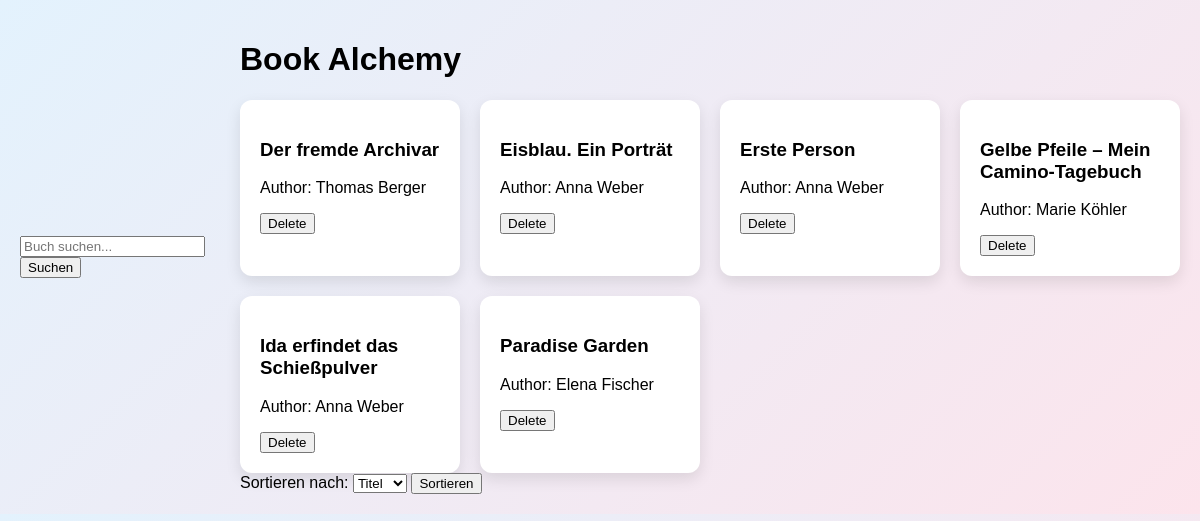
Before: / with the older database file.
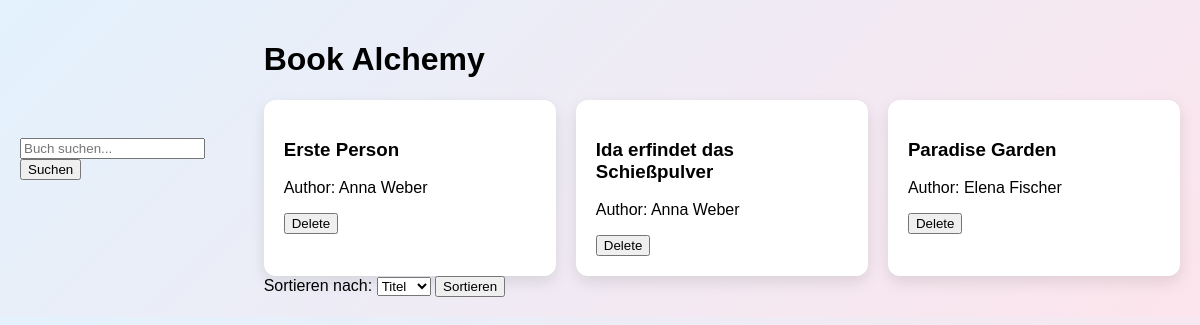
After: the same page with the newer database file.
### data_models.py (models this page shows, shortened)
class Book(db.Model):
    __tablename__ = 'books'
    id = db.Column(db.Integer, primary_key=True, autoincrement=True)
    isbn = db.Column(db.String(17), unique=True, nullable=False)
    title = db.Column(db.String(255), nullable=False)
    author_id = db.Column(db.Integer, db.ForeignKey('authors.id'), nullable= False)
    publication_year = db.Column(db.Integer, nullable=False)
    author = db.relationship('Author', backref='books')

class Author(db.Model):
    __tablename__ = 'authors'
    id = db.Column(db.Integer, primary_key=True, autoincrement=True)
    name = db.Column(db.String, nullable=False)
    birth_date = db.Column(db.Date)
    date_of_death = db.Column(db.Date, nullable=True)

### app.py (the view)
@app.route('/')
def home():
    search = request.args.get('search')
    sort_by = request.args.get('sort_by')
    query = Book.query
    if search:
        query = query.filter(Book.title.ilike(f"%{search}%"))
    if sort_by == 'author':
        query = query.join(Author).order_by(Author.name)
    else:
        query = query.order_by(Book.title)
    books = query.all()
    message = None
    if search and not books:
        message = "No Books found!"
    api_url = "https://openlibrary.org/api/books?bibkeys=ISBN:9780451526538&format=json&jscmd=data"
    return render_template('home.html', books=books, message=message)

### templates/home.html (shortened to what this page needs)
<!DOCTYPE html>
<html lang="en">
  <head>
    <link rel="stylesheet" href="{{ url_for('static', filename='style.css') }}">
  </head>
  <body class="home-page">
    <form method="get" action="{{ url_for('home') }}">
        <input type="text" name="search" placeholder="Buch suchen...">
        <button type="submit">Suchen</button>
    </form>
    <div class="page-container">
    <h1> Book Alchemy </h1>
    <div class="book-grid">
    {% for book in books %}
        <div class="book-card">
            <h3>{{ book.title }}</h3>
            <p>Author: {{ book.author.name }}</p>
            <form action="{{ url_for('delete_book', book_id=book.id) }}" method="post">
            <button type="submit">Delete</button>
            </form>
        </div>
    {% endfor %}
    </div>
        <form method="get" action="{{ url_for('home') }}">
        <label>Sortieren nach:</label>
        <select name="sort_by">
            <option value="title">Titel</option>
        </select>
        <button type="submit">Sortieren</button>
    </form>
    </div>
  </body>
</html>

### static/style.css (style rules this page uses)
body { display: flex; justify-content: center; align-items: center; }
.home-page { font-family: Arial, sans-serif; background: linear-gradient(135deg, #e3f2fd, #fce4ec); margin: 0; padding: 20px; }
.book-grid { display: grid; grid-template-columns: repeat(auto-fit, minmax(220px, 1fr)); gap: 20px; max-width: 1000px; margin: 0 auto; }
.book-card { background: white; padding: 20px; border-radius: 12px; box-shadow: 0 6px 15px rgba(0,0,0,0.1); transition: 0.3s; }
.page-container { max-width: 1000px; margin: 0 auto; }

Changed rows visible on the page:
removed Book: title "Der fremde Archivar", author.name "Thomas Berger"
removed Book: title "Eisblau. Ein Porträt", author.name "Anna Weber"
removed Book: title "Gelbe Pfeile – Mein Camino-Tagebuch", author.name "Marie Köhler"
